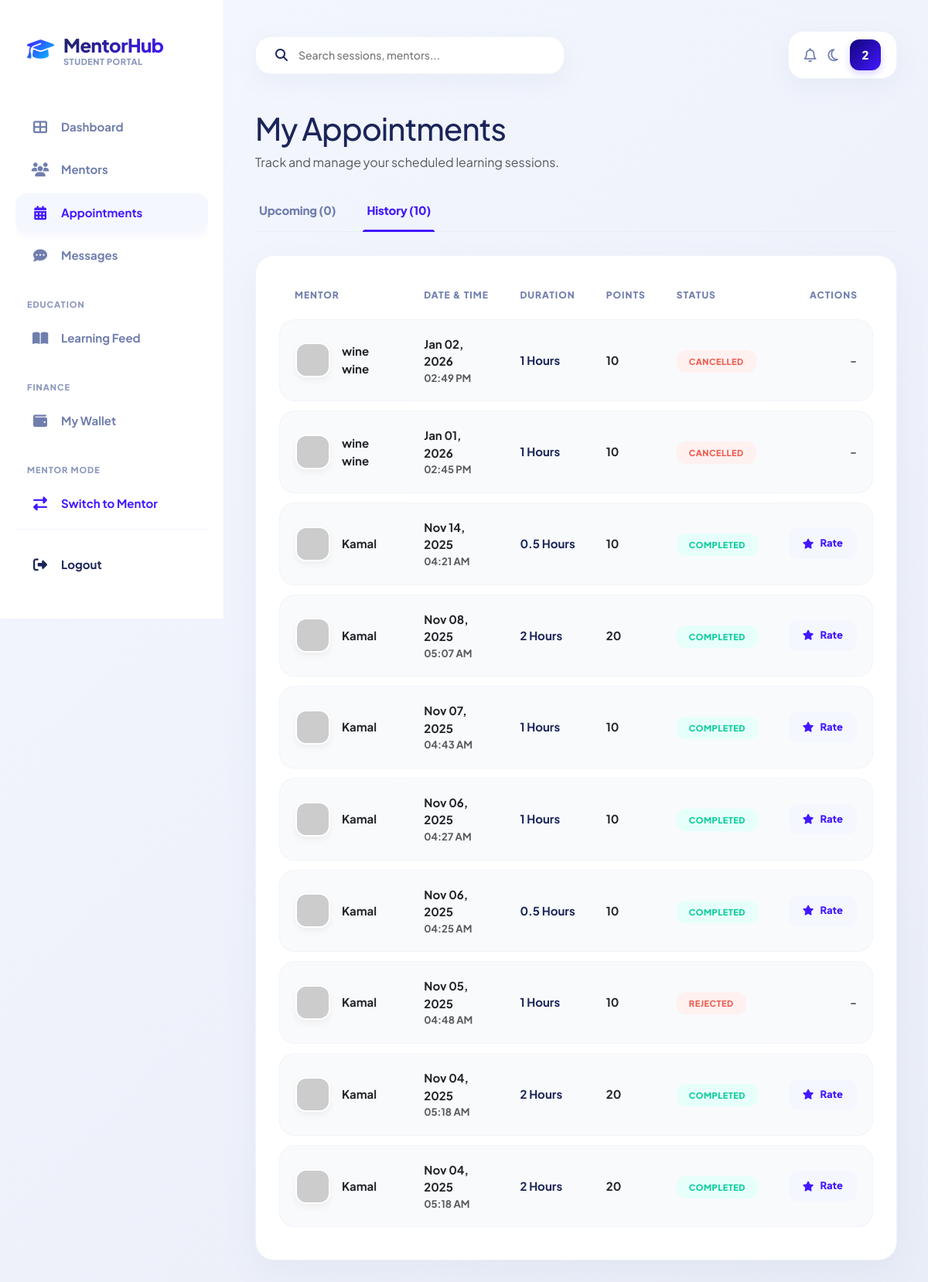
Screenshot of /student/my_appointments.php (signed in) with the database file from the repository.
### tables this page shows
CREATE TABLE `appointments` (
  `id` int(11) NOT NULL,
  `student_id` int(11) DEFAULT NULL,
  `mentor_id` int(11) DEFAULT NULL,
  `scheduled_at` datetime DEFAULT NULL,
  `points` decimal(10,2) DEFAULT 0.00,
  `duration_minutes` int(11) DEFAULT NULL,
  `status` enum('pending','paid','accepted','rejected','completed','cancelled') DEFAULT 'pending',
  `price` decimal(10,2) DEFAULT NULL,
  `created_at` datetime DEFAULT current_timestamp(),
  `mentor_paid` tinyint(1) DEFAULT 0,
  `room_id` varchar(100) DEFAULT NULL
);

CREATE TABLE `users` (
  `id` int(11) NOT NULL,
  `name` varchar(100) NOT NULL,
  `email` varchar(150) NOT NULL,
  `password` varchar(255) NOT NULL,
  `created_by_admin` int(11) DEFAULT NULL,
  `role` enum('admin','student','mentor') DEFAULT 'student',
  `status` enum('active','suspended') DEFAULT 'active',
  `created_by` int(11) DEFAULT NULL,
  `mentor_id` int(11) DEFAULT NULL,
  `is_mentor` tinyint(1) DEFAULT 0,
  `created_at` datetime DEFAULT current_timestamp(),
  `balance` decimal(10,2) NOT NULL DEFAULT 0.00,
  `mentor_status` varchar(20) DEFAULT 'none',
  `hourly_rate` decimal(10,2) DEFAULT 10.00,
  `is_volunteer` tinyint(1) DEFAULT 0,
  `admin_id` int(11) DEFAULT NULL,
  `education` text DEFAULT NULL,
  `expertise` text DEFAULT NULL,
  `bio` text DEFAULT NULL,
  `mentor_documents` text DEFAULT NULL,
  `profile_photo` varchar(255) DEFAULT NULL,
  `last_seen` datetime DEFAULT NULL,
  `qr_code` varchar(255) DEFAULT NULL,
  `teaching_balance` decimal(10,2) DEFAULT 0.00
);

### public/student/my_appointments.php (the view, shortened to what this page needs)
<?php
require_once '../../includes/db.php';
$student_id = $_SESSION['user_id'];
$stmt = $pdo->prepare("SELECT name, mentor_status FROM users WHERE id = ?");
$stmt->execute([$student_id]);
$user_data = $stmt->fetch(PDO::FETCH_ASSOC);
$mentor_status = $user_data['mentor_status'];
$current_tab = $_GET['tab'] ?? 'history';
$status_filter = ($current_tab === 'upcoming')
    ? "a.status IN ('pending', 'accepted')"
    : "a.status IN ('completed', 'cancelled', 'rejected')";
$stmt = $pdo->prepare("
    SELECT a.*, u.name AS mentor_name, u.profile_photo AS mentor_photo, r.rating AS student_rating
    FROM appointments a
    LEFT JOIN users u ON a.mentor_id = u.id
    LEFT JOIN ratings r ON a.id = r.appointment_id AND r.student_id = a.student_id
    WHERE a.student_id = ? AND $status_filter
    ORDER BY a.scheduled_at DESC
");
$stmt->execute([$student_id]);
$appointments = $stmt->fetchAll(PDO::FETCH_ASSOC);
$stmt = $pdo->prepare("SELECT COUNT(*) FROM appointments WHERE student_id = ? AND status IN ('pending', 'accepted')");
$stmt->execute([$student_id]);
$count_upcoming = $stmt->fetchColumn();
$stmt = $pdo->prepare("SELECT COUNT(*) FROM appointments WHERE student_id = ? AND status IN ('completed', 'cancelled', 'rejected')");
$stmt->execute([$student_id]);
$count_history = $stmt->fetchColumn();
?>
<!DOCTYPE html>
<html lang="en">
<head>
    <link href="https://cdn.jsdelivr.net/npm/bootstrap@5.3.0/dist/css/bootstrap.min.css" rel="stylesheet">
    <link rel="stylesheet" href="https://cdnjs.cloudflare.com/ajax/libs/font-awesome/6.4.0/css/all.min.css">
</head>
<body>
    <div class="sidebar">
        <a href="index.php" class="brand-logo">
            <i class="fas fa-graduation-cap"></i>
            <div>
                <div class="brand-title">MentorHub</div>
                <div
                    style="font-size: 11px; color: var(--text-muted); font-weight: 800; margin-top: -4px; text-transform: uppercase; letter-spacing: 0.5px; opacity: 0.8;">
                    Student Portal</div>
            </div>
        </a>
        <div class="nav-menu">
            <a href="index.php" class="nav-item">
                <i class="fas fa-th-large"></i> Dashboard
            </a>
            <a href="find_mentor.php" class="nav-item">
                <i class="fas fa-users"></i> Mentors
            </a>
            <a href="my_appointments.php" class="nav-item active">
                <i class="fas fa-calendar-alt"></i> Appointments
            </a>
            <a href="chat.php" class="nav-item">
                <i class="fas fa-comment-dots"></i> Messages
            </a>
            <div class="section-label">Education</div>
            <a href="learn.php" class="nav-item">
                <i class="fas fa-book-open"></i> Learning Feed
            </a>
            <div class="section-label">Finance</div>
            <a href="wallet.php" class="nav-item">
                <i class="fas fa-wallet"></i> My Wallet
            </a>
            <?php if ($mentor_status === 'approved'): ?>
                <div class="section-label">Mentor Mode</div>
                <a href="../mentor/index.php" class="nav-item" style="color: var(--primary-blue);">
                    <i class="fas fa-exchange-alt"></i> Switch to Mentor
                </a>
            <?php endif; ?>
        </div>
        <div class="sidebar-footer">
            <a href="../logout.php" class="nav-item" style="color: var(--danger);">
                <i class="fas fa-sign-out-alt"></i> Logout
            </a>
        </div>
    </div>
    <div class="main-content">
        <div class="topbar">
            <div class="search-box">
                <i class="fas fa-search"></i>
                <input type="text" placeholder="Search sessions, mentors...">
            </div>
            <div class="top-icons">
                <i class="far fa-bell icon-btn"></i>
                <i class="far fa-moon icon-btn"></i>
                <div class="user-avatar"><?= substr($_SESSION['user_id'], 0, 1) ?></div>
            </div>
        </div>
        <div class="page-header mb-4">
            <h1 class="fw-800" style="letter-spacing: -1px;">My Appointments</h1>
            <p class="text-muted fw-600">Track and manage your scheduled learning sessions.</p>
        </div>
        <div class="premium-tabs">
            <a href="?tab=upcoming" class="p-tab-btn <?= $current_tab === 'upcoming' ? 'active' : '' ?>">Upcoming
                (<?= $count_upcoming ?>)</a>
            <a href="?tab=history" class="p-tab-btn <?= $current_tab === 'history' ? 'active' : '' ?>">History
                (<?= $count_history ?>)</a>
        </div>
        <div class="panel">
            <div class="table-responsive">
                <table class="premium-table">
                    <thead>
                        <tr>
                            <th>Mentor</th>
                            <th>Date & Time</th>
                            <th>Duration</th>
                            <th>Points</th>
                            <th>Status</th>
                            <th class="text-end">Actions</th>
                        </tr>
                    </thead>
                    <tbody>
                        <?php if ($appointments): ?>
                            <?php foreach ($appointments as $a): ?>
                                <?php
                                $photo = $a['mentor_photo'] ? "../../{$a['mentor_photo']}" : "https://ui-avatars.com/api/?name=" . urlencode($a['mentor_name'] ?? 'M') . "&background=random";
                                ?>
                                <tr>
                                    <td>
                                        <div class="mentor-cell">
                                            <img src="<?= $photo ?>" class="mentor-img" alt="Mentor">
                                            <div class="fw-800 text-dark"><?= htmlspecialchars($a['mentor_name'] ?? '-') ?>
                                            </div>
                                        </div>
                                    </td>
                                    <td>
                                        <div class="text-dark fw-800"><?= date('M d, Y', strtotime($a['scheduled_at'])) ?></div>
                                        <div class="small text-muted fw-700"><?= date('h:i A', strtotime($a['scheduled_at'])) ?>
                                        </div>
                                    </td>
                                    <td><span class="fw-800"><?= $a['duration_minutes'] / 60 ?> Hours</span></td>
                                    <td><span class="text-dark fw-800"><?= number_format($a['points'], 0) ?></span></td>
                                    <td>
                                        <span class="status-badge status-<?= $a['status'] ?>">
                                            <?= $a['status'] ?>
                                        </span>
                                    </td>
                                    <td class="text-end">
                                        <div class="d-flex justify-content-end gap-2">
                                            <?php if ($a['status'] === 'completed' && !$a['student_rating']): ?>
                                                <a href="rate_mentor.php?appointment_id=<?= $a['id'] ?>"
                                                    class="btn-premium-sm btn-p-light"><i class="fas fa-star"></i> Rate</a>
                                            <?php elseif ($a['status'] === 'pending'): ?>
                                                <a href="?action=cancel&id=<?= $a['id'] ?>" class="btn-premium-sm btn-p-danger"
                                                    onclick="return confirm('Cancel request?')">Withdraw</a>
                                            <?php elseif ($a['status'] === 'completed' && $a['student_rating']): ?>
                                                <span class="text-success small fw-800"><i class="fas fa-check-circle"></i>
                                                    Rated</span>
                                            <?php else: ?>
                                                <span class="text-muted fw-800">-</span>
                                            <?php endif; ?>
                                        </div>
                                    </td>
                                </tr>
                            <?php endforeach; ?>
                        <?php endif; ?>
                    </tbody>
                </table>
            </div>
        </div>
    </div>
</body>
</html>

### rows the page displays
appointments: mentor.name "wine wine", scheduled_at "Jan 02, 2026", scheduled_at "02:49 PM", $a['duration_minutes']/60 "1", points "10", status "CANCELLED"
appointments: mentor.name "wine wine", scheduled_at "Jan 01, 2026", scheduled_at "02:45 PM", $a['duration_minutes']/60 "1", points "10", status "CANCELLED"
appointments: student.name "Kamal", scheduled_at "Nov 14, 2025", scheduled_at "04:21 AM", $a['duration_minutes']/60 "0.5", points "10", status "COMPLETED"
appointments: student.name "Kamal", scheduled_at "Nov 08, 2025", scheduled_at "05:07 AM", $a['duration_minutes']/60 "2", points "20", status "COMPLETED"
appointments: student.name "Kamal", scheduled_at "Nov 07, 2025", scheduled_at "04:43 AM", $a['duration_minutes']/60 "1", points "10", status "COMPLETED"
appointments: student.name "Kamal", scheduled_at "Nov 06, 2025", scheduled_at "04:27 AM", $a['duration_minutes']/60 "1", points "10", status "COMPLETED"
appointments: student.name "Kamal", scheduled_at "Nov 06, 2025", scheduled_at "04:25 AM", $a['duration_minutes']/60 "0.5", points "10", status "COMPLETED"
appointments: student.name "Kamal", scheduled_at "Nov 05, 2025", scheduled_at "04:48 AM", $a['duration_minutes']/60 "1", points "10", status "REJECTED"
appointments: student.name "Kamal", scheduled_at "Nov 04, 2025", scheduled_at "05:18 AM", $a['duration_minutes']/60 "2", points "20", status "COMPLETED"
appointments: student.name "Kamal", scheduled_at "Nov 04, 2025", scheduled_at "05:18 AM", $a['duration_minutes']/60 "2", points "20", status "COMPLETED"

### other values shown
substr($_SESSION['user_id'], 0, 1) "2"
$count_upcoming "0"
$count_history "10"
